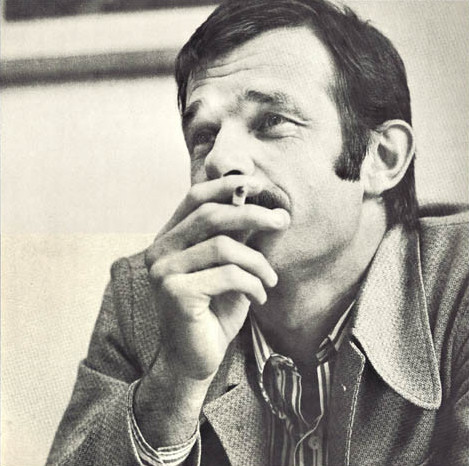
#> input picture example/mani_matter.png, 469 x 466 px, found by its file name
$ python line_drawer.py
#> lines starting #> are read from the running program, lines starting #| are printed output that depends on the picture
### src/geometry.py
from dataclasses import dataclass
import math

# Example how to disable linter features
# pylint: disable=R0902

# Tolerances
TOL_DIST = 1e-5
TOL_ZERO_DIV = 1e-5


@dataclass
class Point:
    x: float
    y: float

    def as_tuple(self) -> tuple:
        return (self.x, self.y)

    def equals(self, other, tol=TOL_DIST):
        return math.isclose(self.x, other.x, abs_tol=tol) and math.isclose(self.y, other.y, abs_tol=tol)

    def __add__(self, other):
        """Adds two points like a vector addition.

        Args:
            other (Point): Point to add

        Returns:
            Point: summation of two points
        """
        return Point(self.x + other.x, self.y + other.y)

    def __eq__(self, other):
        """Equals operator to compare if point is as similar position
        using a standard tolerances.


        Args:
            other (Point): Other point

        Returns:
            bool: return true if point is as same position.
        """
        return self.equals(other)

    def as_PointInt(self):
        return PointInt(int(self.x), int(self.y))

@dataclass
class PointInt(Point):
    x: int
    y: int


class LineSegment:
    """
    A geometric line segment defined by two points.
    """

    def __init__(self, p_1, p_2):
        self.p_1 = p_1
        self.p_2 = p_2

    def is_intersecting(self, l):
        return bool(len(self.intersection_with_line_segment(l)))

    # [40 lines left out: function intersection_with_line_segment, not called in this run]


    def intersection_with_line(self, l):
        """Returns list with intersection point with other line segments.
        Returns empty list if no intersection happened.

        Intersection points are determined according to two defined lines in terms
        of first degree Bézier parameters (https://en.wikipedia.org/wiki/Line%E2%80%93line_intersection).

        Args:
            l_2 (LineSegment): Line segment used to check for intersection

        Returns:
            list: List of intersection point
        """

        r_intersection_points = []

        x_1, y_1 = self.p_1.as_tuple()
        x_2, y_2 = self.p_2.as_tuple()

        line_segment = l.as_line_segment()
        x_3, y_3 = line_segment.p_1.as_tuple()
        x_4, y_4 = line_segment.p_2.as_tuple()

        den = (x_1-x_2)*(y_3-y_4) - (y_1-y_2)*(x_3-x_4)

        # Is line parallel or coincindent?
        if math.isclose(den, 0.0, abs_tol=TOL_ZERO_DIV):
            return r_intersection_points

        t_nom = (x_1-x_3)*(y_3-y_4) - (y_1-y_3)*(x_3-x_4)

        t = t_nom / den

        # Not relevant, because we only want to know if intersection is within the
        # line segment exists and not within the whole line.
        #u_nom = - ((x_1-x_2)*(y_1-y_3) - (y_1-y_2)*(x_1-x_3))
        #u = u_nom / den

        # Is intersection within the two line segments?
        if 0.0 <= t and t <= 1.0:
            p_x = x_1 + t * (x_2 - x_1)
            p_y = y_1 + t * (y_2 - y_1)
            r_intersection_points.append(Point(p_x, p_y))

        return r_intersection_points


class Line():
    """
    A geometric line defined by a point and direction.
    """

    def __init__(self, point, direction):
        self.point = point

        # TODO: Normalize vector
        self.direction = direction

    def as_line_segment(self):
        """Returns infinite line as a line segment.

        Returns:
            LineSegment: Line segment which lies on line
        """
        return LineSegment(self.point, self.point + self.direction)

    def is_intersecting(self, other):
        return bool(len(self.intersection_with_line(other)))

    # [34 lines left out: function intersection_with_line, not called in this run]

class Rectangle():
    """
    A rectangle defined by the bottom left point, width and height.
    """
    def __init__(self, width, height, bl_pos=Point(0,0)):
        self.p_bl = Point(bl_pos.x,bl_pos.y)
        self.p_br = Point(bl_pos.x + width, bl_pos.y)
        self.p_tr = Point(bl_pos.x + width, bl_pos.y + height)
        self.p_tl = Point(bl_pos.x, bl_pos.y + height)

        self.s_b = LineSegment(self.p_bl, self.p_br)
        self.s_r = LineSegment(self.p_br, self.p_tr)
        self.s_t = LineSegment(self.p_tr, self.p_tl)
        self.s_l = LineSegment(self.p_tl, self.p_bl)

        self.line_segments = ( self.s_b, self.s_r, self.s_t, self.s_l)

    def intersection_with_line(self, line):
        """Returns all intersection points between rectangle and given line.

        Args:
            line (Line): Line object

        Returns:
            list: List with intersection points
        """

        intersections = []

        for line_segment in self.line_segments:
            temp_intersection = line_segment.intersection_with_line(line)
            if len(temp_intersection) > 0:
                intersections = intersections + temp_intersection

        # Clean twin points at edges.
        cleaned_intersections = []
        if len(intersections):
            for intersection in intersections:
                if intersection not in cleaned_intersections:
                    cleaned_intersections.append(intersection)

        return cleaned_intersections

### src/line_drawer.py
"""line-drawer module used to create line art image where a given input image
is reproduced only by simple straight lines.
"""

import argparse
import sys
from enum import Enum

from PIL import Image
import numpy as np
from skimage.draw import line
from tqdm import tqdm
import drawsvg as draw

from geometry import Point, Line, Rectangle

LOGO = r"\n\
   / /   (_)___  ___  / __ \_________ __      _____  _____\n\
  / /   / / __ \/ _ \/ / / / ___/ __ `/ | /| / / _ \/ ___/\n\
 / /___/ / / / /  __/ /_/ / /  / /_/ /| |/ |/ /  __/ /    \n\
/_____/_/_/ /_/\___/_____/_/   \__,_/ |__/|__/\___/_/ "


class DrawType(Enum):
    """ Draw type.
    Additive means white background, where black lines are drawn on top.
    Subtractive means black background, where white lines are drawn on top.
    """

    ADDITIVE = 1
    SUBTRACTIVE = 2


def draw_line_image(lines, image_shape, draw_type, line_heaviness=10):
    """Draws line image into numpy array given a list of lines.

    Args:
        lines (list: List of point pairs
        image_shape (tuple(int)): Image shape of output format
        draw_type (DrawType): Enum for draw type
        line_heaviness (int, optional): Line heaviness. Defaults to 10.

    Returns:
        np.array: Output image given as np.array.
    """

    if draw_type == DrawType.ADDITIVE:
        fill_value = 0
        line_heaviness = line_heaviness * (-1)
    else:
        fill_value = 255

    output_image = np.full(image_shape, fill_value, dtype=np.int16)

    for line_ in lines:
        p_1, p_2 = line_

        yy_selector, xx_selector = line(p_1.y, p_1.x, p_2.y, p_2.x)

        output_image[yy_selector, xx_selector] -= line_heaviness

    output_image = np.clip(output_image, 0, 255)
    output_image = output_image.astype(np.uint8)
    return output_image

def draw_line_svg(lines, width, height, draw_type, stroke_width=0.1):
    """Draw lines into SVG drawing given a list of lines.

    Parameters
    ----------
        lines (list): List of point pairs
        width (int): Width of SVG document
        heigh (int): Height of SVG document
        draw_type (DrawType): Enum for draw type
        stroke_width (float, optional): Stroke width of lines. Defaults to 0.1

    Returns
    -------
        svg_drawing: Output SVG as drawSvg Drawing.
    """

    if draw_type == DrawType.ADDITIVE:
        stroke_color = 'white'
        background = 'black'
    else:
        stroke_color = 'black'
        background = 'white'

    svg_drawing = draw.Drawing(width, height, origin=(0, -height),
                displayInline=False,
                stroke=stroke_color,
                stroke_width=stroke_width)

    if draw_type == DrawType.ADDITIVE:
        svg_drawing.append(draw.Rectangle(0, -height, width, height,
            stroke='none',
            fill=background))

    for line_ in lines:
        p_1, p_2 = line_

        svg_drawing.append(draw.Line(p_1.x, p_1.y*-1, p_2.x, p_2.y*-1))

    return svg_drawing

def compute_image_lines(image, num_lines, num_lines_to_check, draw_type, line_heaviness=10):
    """Computes lines needed to redraw line image.

    Args:
        image (np.array): Image as numpy array.
        num_lines (int): Number of lines to draw.
        num_lines_to_check (int): Number of tries to find best line.
        draw_type (DrawType): Enum for draw type.
        line_heaviness (int, optional): Line heaviness. Defaults to 10.

    Returns:
        list(): List of point pairs
    """
    list_of_lines = []
    debug_ = False

    for i in tqdm(range(num_lines), desc='Calculating line: '):
        # For additive draw_type find brightest point and for subtractive mode
        # search darkest point.
        if draw_type == DrawType.ADDITIVE:
            value_to_search = np.max(image)
        else:
            value_to_search = np.min(image)

        (indexes_y, indexes_x) = np.where(value_to_search == image)

        # Pick randomly one of the brightest, or darkest points depending on draw_type.
        number_of_target_pixel = indexes_x.shape[0]
        random_index = np.random.randint(0, number_of_target_pixel)

        # y-axis value is inverted because geometry library uses inverted y-axis direction.
        selected_point = Point(
            indexes_x[random_index], - indexes_y[random_index])

        if debug_:
            # Prepare white image to create
            debug_image = np.full(image.shape + (3,), 255, dtype=np.uint8)
        else:
            debug_image = None

        # Find best fitting line in current test round
        best_line, _ = find_best_line_through_point(
            num_lines_to_check, selected_point, image, debug_image, draw_type)

        if debug_:
            # Draw red point for random point.
            debug_image[indexes_y[random_index]-2:indexes_y[random_index]+2,
                        indexes_x[random_index]-2:indexes_x[random_index]+2] = [255, 0, 0]
            output_image = Image.fromarray(debug_image)
            output_image.save(f'./debug_output/debug_point_{i}.png')

            # print current input image state.
            output_image = Image.fromarray(image)
            output_image.save('./debug_output/debug_output.png')

        # Accumulate already drawn line to original image.
        yy_selector, xx_selector = line(best_line[0].y, best_line[0].x,
                      best_line[1].y, best_line[1].x)
        if draw_type == DrawType.ADDITIVE:
            image[yy_selector, xx_selector] -= line_heaviness
        else:
            image[yy_selector, xx_selector] += line_heaviness

        list_of_lines.append(best_line)
    return list_of_lines


def find_best_line_through_point(num_lines_to_check, selected_point, image, debug_image, draw_type):
    """Find best line through a given point.

    Args:
        num_lines_to_check (int): Number of tries to find best line.
        selected_point (Point): Point where line needs to go through.
        image (np.array): Image as np.array.
        debug_image (np.array): Debug_image when needed. Other value is set to None.
        draw_type (DrawType): Enum for draw type.

    Returns:
        (Point,Point): Point pair representing the best line segment.
    """
    if draw_type == DrawType.ADDITIVE:
        best_mean_value = -sys.float_info.max
    else:
        best_mean_value = sys.float_info.max

    best_line = (Point(-9.9, -9.9), Point(-9.9, -9.9))
    (image_height, image_width) = image.shape

    for j in range(num_lines_to_check):
        angle = (np.random.rand() - 0.5) * np.pi
        direction = Point(np.cos(angle), np.sin(angle))
        line_through_point = Line(selected_point, direction)

        # Rectangle representing the image boarders is mapped to the bottom left quadrant
        # due to the different coordinate system used in the numpy arrays.
        image_rectangle = Rectangle(
            image_width - 1.0, image_height - 1.0, Point(0.0, - image_height + 1.0))
        found_line = image_rectangle.intersection_with_line(line_through_point)

        if len(found_line) == 2:
            # pylint: disable=unbalanced-tuple-unpacking
            (p_1, p_2) = found_line
        else:
            # Forget point - because it was an edge case.
            continue

        # Remap y-coordinate system because y-axis direction is opposite in
        # numpy arrays and the geometric lib.
        p_1.y = - p_1.y
        p_2.y = - p_2.y

        (p_1, p_2) = (p_1.as_PointInt(), p_2.as_PointInt())
        yy_selector, xx_selector = line(int(p_1.y), int(p_1.x), int(p_2.y), int(p_2.x))

        mean_line_intensity = np.mean(image[yy_selector, xx_selector])

        # DEBUG: Check if lines are correctly drawn through random point.
        if debug_image is not None:
            print("point pos: ", selected_point)
            print("angle: ", angle/np.pi*180)
            print(p_1, p_2)
            debug_image[yy_selector, xx_selector] = [0, 0, 0]

            print(f"j {j}, angle {angle}, direction {direction}, \
                selected_point {selected_point}, best_mean_value {best_mean_value}")

        if draw_type == DrawType.ADDITIVE:
            if best_mean_value < mean_line_intensity:
                best_line = (p_1, p_2)
                best_mean_value = mean_line_intensity
        else:
            if best_mean_value > mean_line_intensity:
                best_line = (p_1, p_2)
                best_mean_value = mean_line_intensity

    return best_line, best_mean_value

def print_input_params(args_):
    """Prints input parameters to command line based on given arguments

    Args:
        args_ : command line prepared by argparse
    """
    print("\n----------------------------------------------\n")
    print("-- Input parameters --")
    print("draw_type=: ", args_.draw_type)
    print("input_path: ", args_.input_path)
    print("output_path: ", args_.output_path)
    print("output_format: ", args_.output_format)
    print("num_lines: ", args_.num_lines)
    print("num_lines_to_check: ", args_.num_lines_to_check)
    print("\n----------------------------------------------\n")


def main(args_):
    """Encapsulated main function
    """
    print(LOGO)
    print_input_params(args_)

    # Initialize random-seed of numpy framework to always get the same output
    # if no_random_result is set.
    if args_.no_random_result:
        np.random.seed(42)
        print("No random result setting activated.")

    # Prepare draw_type enum to remove string comparison.
    draw_type = None
    if str.upper(args_.draw_type) == 'ADDITIVE':
        draw_type = DrawType['ADDITIVE']
    elif str.upper(args_.draw_type) == 'SUBTRACTIVE':
        draw_type = DrawType['SUBTRACTIVE']
    else:
        print(f"Error: draw_type <{args_.draw_type}> not supported")
        sys.exit()

    print('Load and preprocess image...')
    img = Image.open(args_.input_path)
#> img is the input picture: PIL image 469x466 RGBA; mean R, G, B, A 168, 164.1, 155, 255

    # Resize if wanted.
    if args_.output_width > 0:
        basewidth = args_.output_width
        wpercent = basewidth/float(img.size[0])
#> wpercent = 1.09
        hsize = int((float(img.size[1])*float(wpercent)))
#> hsize = 508
        img = img.resize((basewidth, hsize), Image.Resampling.BICUBIC)
#> img: PIL image 512x508 RGBA

    # grayscale using CIE luminance (Copied from http://linify.me)
    img_arr = np.asarray(img, dtype=float)
    img_arr = 0.21 * img_arr[:, :, 0] + 0.72 * \
        img_arr[:, :, 1] + 0.07 * img_arr[:, :, 2]
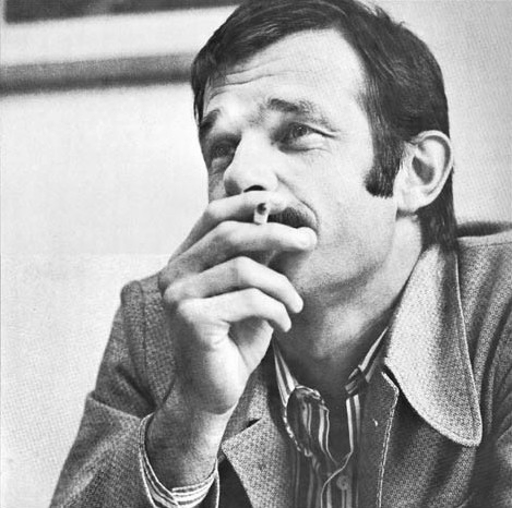
#> img_arr: shape (508, 512) float64; min 12.54, max 254.6, mean 164.3
    img_arr = img_arr.astype(np.int16)

    lines = compute_image_lines(
        img_arr, args_.num_lines, args_.num_lines_to_check, draw_type, args_.line_heaviness)
#> the loop in compute_image_lines, `for i in tqdm(range(num_lines), desc='Calculating line: '):` made 10000 passes
#> (value_to_search, indexes_y, indexes_x) on passes 1 to 12: (12, [378, 391], [391, 400]), (12, [378, 391], [391, 400]), (12, [378, 391], [391, 400]), (12, [378, 391], [391, 400]), (12, [378, 391], [391, 400]), (12, [378, 391], [391, 400]), (12, [391], [400]), (13, [216], [269]), (13, [216], [269]), (15, [388], [399]), (15, [388], [399]), (15, [388], [399])
#> value_to_search on passes 61 to 66: 24, 25, 25, 25, 25, 25
#> after the loop in compute_image_lines, `for i in tqdm(range(num_lines), desc='Calculating line: '):`:
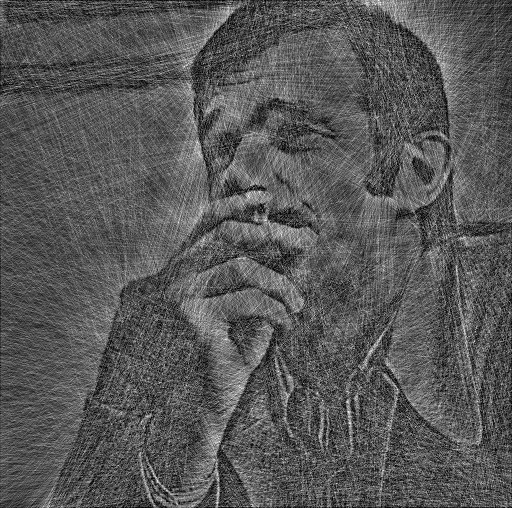
#> image: shape (508, 512) int16; min 202, max 543, mean 319.6; drawn with min black and max white
#> after the loop in compute_image_lines, `for i in tqdm(range(num_lines), desc='Calculating line: '):`: list_of_lines = 10000 items
#> lines = 10000 items

    if args_.output_format == 'SVG':
        svg_width = img.width
        svg_height = img.height

        output_svg = draw_line_svg(
            lines, svg_width, svg_height, draw_type, args_.stroke_width)
        print(f'Write SVG to {args_.output_path}')
        output_svg.save_svg(args_.output_path)
    else:
        output_image_arr = draw_line_image(
            lines, img_arr.shape, draw_type, args_.line_heaviness)
#> after the loop in draw_line_image, `for line_ in lines:`:
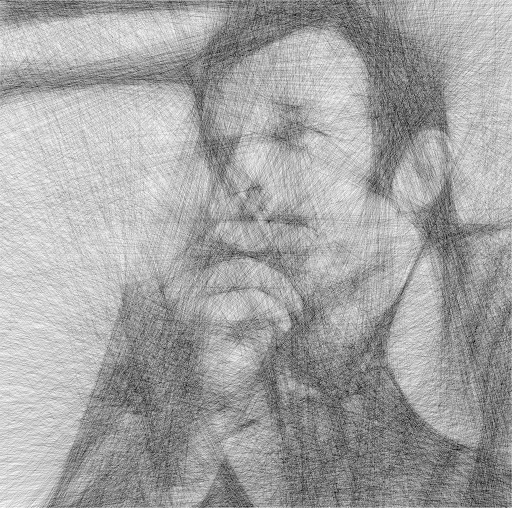
#> output_image: shape (508, 512) int16; min -185, max 255, mean 99.2; drawn with min black and max white
#> in draw_line_image, `output_image = np.clip(output_image, 0, 255)`:
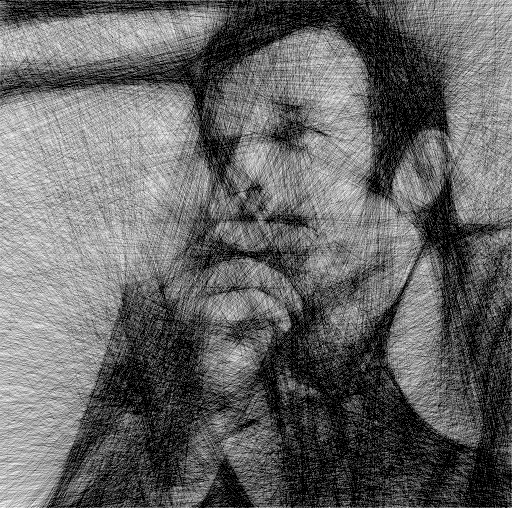
#> output_image: shape (508, 512) int16; min 0, max 255, mean 101.6
        # Write image to output
        print(f'Write image to {args_.output_path}')
        output_image = Image.fromarray(output_image_arr)
        output_image.save(args_.output_path)


if __name__ == "__main__":
    parser = argparse.ArgumentParser(
        description='line_drawer - Redraws image only with straight lines.')

    parser.add_argument('--input-path', type=str,
                        default='./example/mani_matter.png', help='Input image path.')
    parser.add_argument('--output-path', type=str,
                        default='./output.png', help='Output image path.')
    parser.add_argument('--num-lines', type=int, default=10000,
                        help='Number of lines to draw.')
    parser.add_argument('--line-heaviness', type=int, default=10,
                        help='Line heaviness.  \
                        Integer from 1 to 255, with 255 being completely heavy.')
    parser.add_argument('--num-lines-to-check', type=int, default=10,
                        help='Number of lines to check at each iteration.')
    parser.add_argument('--draw-type', type=str, default='subtractive',
                        help='Draw types (subtractive/additive). \
                            Subtractive means white background with black lines. \
                            Additive means black background with white lines.')
    parser.add_argument('--no-random-result', action='store_true',
                        help='Will return always the same output with the same config if set.')
    parser.add_argument('--output-width', type=int, default=512,
                        help='Output image width in pixels where hight will be adapted. \
                            Smaller width reduces computation time. "-1" will not change the size.')
    parser.add_argument('--output-format', type=str.upper, default='PNG', choices=['PNG', 'SVG'],
                        help='Output image format - SVG or PNG')
    parser.add_argument('--stroke-width', type=float, default=0.1,
                        help='SVG stroke width')

    args = parser.parse_args()

    main(args)
